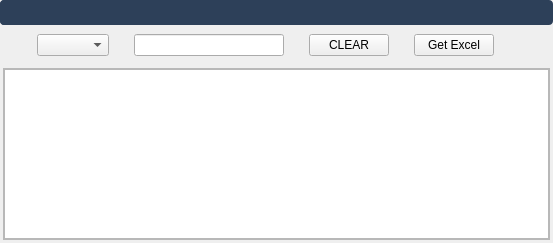
<?xml version="1.0" encoding="UTF-8"?>
<ui version="4.0">
 <class>MainWindow</class>
 <widget class="QMainWindow" name="MainWindow">
  <property name="geometry">
   <rect>
    <x>0</x>
    <y>0</y>
    <width>553</width>
    <height>243</height>
   </rect>
  </property>
  <property name="windowTitle">
   <string>MainWindow</string>
  </property>
  <property name="dockOptions">
   <set>QMainWindow::AllowNestedDocks|QMainWindow::AllowTabbedDocks|QMainWindow::AnimatedDocks|QMainWindow::ForceTabbedDocks|QMainWindow::GroupedDragging|QMainWindow::VerticalTabs</set>
  </property>
  <widget class="QWidget" name="centralwidget">
   <layout class="QGridLayout" name="gridLayout">
    <property name="leftMargin">
     <number>0</number>
    </property>
    <property name="topMargin">
     <number>0</number>
    </property>
    <property name="rightMargin">
     <number>0</number>
    </property>
    <property name="bottomMargin">
     <number>0</number>
    </property>
    <property name="spacing">
     <number>0</number>
    </property>
    <item row="3" column="3">
     <widget class="Line" name="line_3">
      <property name="styleSheet">
       <string notr="true">background-color: transparent;</string>
      </property>
      <property name="orientation">
       <enum>Qt::Vertical</enum>
      </property>
     </widget>
    </item>
    <item row="4" column="1">
     <widget class="Line" name="line_18">
      <property name="orientation">
       <enum>Qt::Horizontal</enum>
      </property>
     </widget>
    </item>
    <item row="3" column="0">
     <widget class="Line" name="line">
      <property name="styleSheet">
       <string notr="true">background-color: transparent;</string>
      </property>
      <property name="orientation">
       <enum>Qt::Vertical</enum>
      </property>
     </widget>
    </item>
    <item row="2" column="2">
     <widget class="Line" name="line_2">
      <property name="styleSheet">
       <string notr="true">background-color: transparent;</string>
      </property>
      <property name="orientation">
       <enum>Qt::Horizontal</enum>
      </property>
     </widget>
    </item>
    <item row="3" column="2">
     <widget class="QFrame" name="mainFrame">
      <property name="sizePolicy">
       <sizepolicy hsizetype="Expanding" vsizetype="Expanding">
        <horstretch>0</horstretch>
        <verstretch>0</verstretch>
       </sizepolicy>
      </property>
      <property name="frameShape">
       <enum>QFrame::StyledPanel</enum>
      </property>
      <property name="frameShadow">
       <enum>QFrame::Raised</enum>
      </property>
      <layout class="QGridLayout" name="gridLayout_4">
       <property name="leftMargin">
        <number>0</number>
       </property>
       <property name="topMargin">
        <number>0</number>
       </property>
       <property name="rightMargin">
        <number>0</number>
       </property>
       <property name="bottomMargin">
        <number>0</number>
       </property>
       <property name="spacing">
        <number>0</number>
       </property>
       <item row="0" column="0">
        <widget class="QTableView" name="tableView">
         <property name="font">
          <font>
           <pointsize>11</pointsize>
          </font>
         </property>
         <property name="styleSheet">
          <string notr="true"/>
         </property>
         <property name="selectionBehavior">
          <enum>QAbstractItemView::SelectRows</enum>
         </property>
         <property name="showGrid">
          <bool>false</bool>
         </property>
         <property name="sortingEnabled">
          <bool>true</bool>
         </property>
         <attribute name="verticalHeaderDefaultSectionSize">
          <number>23</number>
         </attribute>
        </widget>
       </item>
      </layout>
     </widget>
    </item>
    <item row="1" column="1" colspan="3">
     <widget class="QWidget" name="indexBar" native="true">
      <property name="sizePolicy">
       <sizepolicy hsizetype="Preferred" vsizetype="Minimum">
        <horstretch>0</horstretch>
        <verstretch>0</verstretch>
       </sizepolicy>
      </property>
      <property name="minimumSize">
       <size>
        <width>0</width>
        <height>0</height>
       </size>
      </property>
      <property name="styleSheet">
       <string notr="true"/>
      </property>
      <layout class="QGridLayout" name="gridLayout_2">
       <property name="leftMargin">
        <number>9</number>
       </property>
       <property name="topMargin">
        <number>9</number>
       </property>
       <property name="rightMargin">
        <number>9</number>
       </property>
       <property name="bottomMargin">
        <number>9</number>
       </property>
       <property name="horizontalSpacing">
        <number>0</number>
       </property>
       <property name="verticalSpacing">
        <number>6</number>
       </property>
       <item row="1" column="8">
        <widget class="Line" name="line_11">
         <property name="minimumSize">
          <size>
           <width>10</width>
           <height>0</height>
          </size>
         </property>
         <property name="maximumSize">
          <size>
           <width>25</width>
           <height>16777215</height>
          </size>
         </property>
         <property name="styleSheet">
          <string notr="true">background-color: transparent;</string>
         </property>
         <property name="orientation">
          <enum>Qt::Horizontal</enum>
         </property>
        </widget>
       </item>
       <item row="1" column="2">
        <widget class="Line" name="line_12">
         <property name="minimumSize">
          <size>
           <width>10</width>
           <height>0</height>
          </size>
         </property>
         <property name="maximumSize">
          <size>
           <width>25</width>
           <height>16777215</height>
          </size>
         </property>
         <property name="styleSheet">
          <string notr="true">background-color: transparent;</string>
         </property>
         <property name="orientation">
          <enum>Qt::Horizontal</enum>
         </property>
        </widget>
       </item>
       <item row="1" column="10">
        <widget class="Line" name="line_9">
         <property name="minimumSize">
          <size>
           <width>10</width>
           <height>0</height>
          </size>
         </property>
         <property name="maximumSize">
          <size>
           <width>25</width>
           <height>16777215</height>
          </size>
         </property>
         <property name="styleSheet">
          <string notr="true">background-color: transparent;</string>
         </property>
         <property name="orientation">
          <enum>Qt::Horizontal</enum>
         </property>
        </widget>
       </item>
       <item row="0" column="3" rowspan="2">
        <widget class="QLineEdit" name="le_text">
         <property name="maximumSize">
          <size>
           <width>150</width>
           <height>16777215</height>
          </size>
         </property>
        </widget>
       </item>
       <item row="0" column="1" rowspan="2">
        <widget class="QComboBox" name="cbHeads"/>
       </item>
       <item row="0" column="4" rowspan="2">
        <widget class="Line" name="line_10">
         <property name="minimumSize">
          <size>
           <width>10</width>
           <height>0</height>
          </size>
         </property>
         <property name="maximumSize">
          <size>
           <width>25</width>
           <height>16777215</height>
          </size>
         </property>
         <property name="styleSheet">
          <string notr="true">background-color:transparent</string>
         </property>
         <property name="orientation">
          <enum>Qt::Horizontal</enum>
         </property>
        </widget>
       </item>
       <item row="0" column="6" rowspan="2">
        <widget class="Line" name="line_7">
         <property name="minimumSize">
          <size>
           <width>10</width>
           <height>0</height>
          </size>
         </property>
         <property name="maximumSize">
          <size>
           <width>25</width>
           <height>16777215</height>
          </size>
         </property>
         <property name="styleSheet">
          <string notr="true">background-color: transparent;</string>
         </property>
         <property name="orientation">
          <enum>Qt::Horizontal</enum>
         </property>
        </widget>
       </item>
       <item row="0" column="5" rowspan="2">
        <widget class="QPushButton" name="pbClearfilter">
         <property name="minimumSize">
          <size>
           <width>80</width>
           <height>0</height>
          </size>
         </property>
         <property name="maximumSize">
          <size>
           <width>200</width>
           <height>16777215</height>
          </size>
         </property>
         <property name="text">
          <string>CLEAR</string>
         </property>
        </widget>
       </item>
       <item row="0" column="7" rowspan="2" colspan="2">
        <widget class="QPushButton" name="pbGetExcel">
         <property name="minimumSize">
          <size>
           <width>80</width>
           <height>0</height>
          </size>
         </property>
         <property name="maximumSize">
          <size>
           <width>200</width>
           <height>16777215</height>
          </size>
         </property>
         <property name="text">
          <string>Get Excel</string>
         </property>
        </widget>
       </item>
       <item row="0" column="9" rowspan="2">
        <widget class="Line" name="line_13">
         <property name="minimumSize">
          <size>
           <width>10</width>
           <height>0</height>
          </size>
         </property>
         <property name="maximumSize">
          <size>
           <width>16777215</width>
           <height>16777215</height>
          </size>
         </property>
         <property name="styleSheet">
          <string notr="true">background-color:transparent</string>
         </property>
         <property name="orientation">
          <enum>Qt::Horizontal</enum>
         </property>
        </widget>
       </item>
       <item row="1" column="0">
        <widget class="Line" name="line_14">
         <property name="minimumSize">
          <size>
           <width>10</width>
           <height>0</height>
          </size>
         </property>
         <property name="maximumSize">
          <size>
           <width>25</width>
           <height>16777215</height>
          </size>
         </property>
         <property name="styleSheet">
          <string notr="true">background-color: transparent;</string>
         </property>
         <property name="orientation">
          <enum>Qt::Horizontal</enum>
         </property>
        </widget>
       </item>
      </layout>
     </widget>
    </item>
    <item row="0" column="0" colspan="4">
     <widget class="QFrame" name="headerFrame">
      <property name="sizePolicy">
       <sizepolicy hsizetype="Expanding" vsizetype="Maximum">
        <horstretch>0</horstretch>
        <verstretch>0</verstretch>
       </sizepolicy>
      </property>
      <property name="minimumSize">
       <size>
        <width>0</width>
        <height>0</height>
       </size>
      </property>
      <property name="styleSheet">
       <string notr="true">/* QFrame -----------------------------------------------------------------

https://doc.qt.io/qt-5/stylesheet-examples.html#customizing-qframe
https://doc.qt.io/qt-5/qframe.html#-prop
https://doc.qt.io/qt-5/qframe.html#details
https://stackoverflow.com/questions/14581498/qt-stylesheet-for-hline-vline-color

--------------------------------------------------------------------------- */
/* (dot) .QFrame  fix #141, #126, #123 */
.QFrame {
  background-color: #2D4059;

  border-radius: 4px;
  border: 0px solid transparent;

  /* No frame */
  /* HLine */
  /* HLine */
}

.QFrame[frameShape=&quot;0&quot;] {
  border-radius: 4px;
  border: 1px transparent #2d2d2d;
}

.QFrame[frameShape=&quot;4&quot;] {
  max-height: 2px;
  border: none;
  background-color: #2d2d2d;
}

.QFrame[frameShape=&quot;5&quot;] {
  max-width: 2px;
  border: none;
  background-color: #2d2d2d;
}


</string>
      </property>
      <property name="frameShape">
       <enum>QFrame::Box</enum>
      </property>
      <property name="frameShadow">
       <enum>QFrame::Sunken</enum>
      </property>
      <layout class="QGridLayout" name="gridLayout_8">
       <property name="leftMargin">
        <number>0</number>
       </property>
       <property name="topMargin">
        <number>0</number>
       </property>
       <property name="rightMargin">
        <number>0</number>
       </property>
       <property name="bottomMargin">
        <number>0</number>
       </property>
       <property name="spacing">
        <number>0</number>
       </property>
       <item row="0" column="2" alignment="Qt::AlignRight|Qt::AlignTop">
        <widget class="QFrame" name="btnframe_4">
         <property name="sizePolicy">
          <sizepolicy hsizetype="Expanding" vsizetype="Expanding">
           <horstretch>0</horstretch>
           <verstretch>0</verstretch>
          </sizepolicy>
         </property>
         <property name="minimumSize">
          <size>
           <width>0</width>
           <height>25</height>
          </size>
         </property>
         <property name="maximumSize">
          <size>
           <width>16777215</width>
           <height>25</height>
          </size>
         </property>
         <property name="styleSheet">
          <string notr="true">background-color: transparent;</string>
         </property>
         <property name="frameShape">
          <enum>QFrame::StyledPanel</enum>
         </property>
         <property name="frameShadow">
          <enum>QFrame::Raised</enum>
         </property>
         <layout class="QHBoxLayout" name="horizontalLayout_4">
          <property name="spacing">
           <number>0</number>
          </property>
          <property name="leftMargin">
           <number>0</number>
          </property>
          <property name="topMargin">
           <number>0</number>
          </property>
          <property name="rightMargin">
           <number>0</number>
          </property>
          <property name="bottomMargin">
           <number>0</number>
          </property>
          <item>
           <widget class="QPushButton" name="bt_min_3">
            <property name="minimumSize">
             <size>
              <width>25</width>
              <height>25</height>
             </size>
            </property>
            <property name="styleSheet">
             <string notr="true">QPushButton {
  background-color: transparent;
border-radius: 10px;

  border: 1px solid transparent;

}
QPushButton:hover {
border-radius: 10px;
  background-color: #000000;    
}
</string>
            </property>
            <property name="text">
             <string/>
            </property>
            <property name="icon">
             <iconset resource="../icons/icons.qrc">
              <normaloff>:/newPrefix/icons/minus-circle.svg</normaloff>:/newPrefix/icons/minus-circle.svg</iconset>
            </property>
            <property name="iconSize">
             <size>
              <width>20</width>
              <height>20</height>
             </size>
            </property>
           </widget>
          </item>
          <item>
           <widget class="QPushButton" name="bt_close_3">
            <property name="minimumSize">
             <size>
              <width>0</width>
              <height>25</height>
             </size>
            </property>
            <property name="styleSheet">
             <string notr="true">QPushButton {
  background-color: transparent;
border-radius: 10px;

  border: 1px solid transparent;

}
QPushButton:hover {
border-radius: 10px;
  background-color: #ff2626;    
}
</string>
            </property>
            <property name="text">
             <string/>
            </property>
            <property name="icon">
             <iconset resource="../icons/icons.qrc">
              <normaloff>:/newPrefix/icons/x-circle.svg</normaloff>:/newPrefix/icons/x-circle.svg</iconset>
            </property>
            <property name="iconSize">
             <size>
              <width>20</width>
              <height>20</height>
             </size>
            </property>
           </widget>
          </item>
         </layout>
        </widget>
       </item>
       <item row="0" column="1">
        <widget class="QFrame" name="frame_5">
         <property name="sizePolicy">
          <sizepolicy hsizetype="Expanding" vsizetype="Preferred">
           <horstretch>0</horstretch>
           <verstretch>0</verstretch>
          </sizepolicy>
         </property>
         <property name="minimumSize">
          <size>
           <width>0</width>
           <height>25</height>
          </size>
         </property>
         <property name="maximumSize">
          <size>
           <width>16777215</width>
           <height>25</height>
          </size>
         </property>
         <property name="frameShape">
          <enum>QFrame::StyledPanel</enum>
         </property>
         <property name="frameShadow">
          <enum>QFrame::Raised</enum>
         </property>
        </widget>
       </item>
      </layout>
     </widget>
    </item>
   </layout>
  </widget>
 </widget>
 <resources>
  <include location="../../../Users/HP/Desktop/Autotrader-Reborn2.1/Resourses/icons/icons.qrc"/>
  <include location="../icons/icons.qrc"/>
 </resources>
 <connections/>
</ui>
